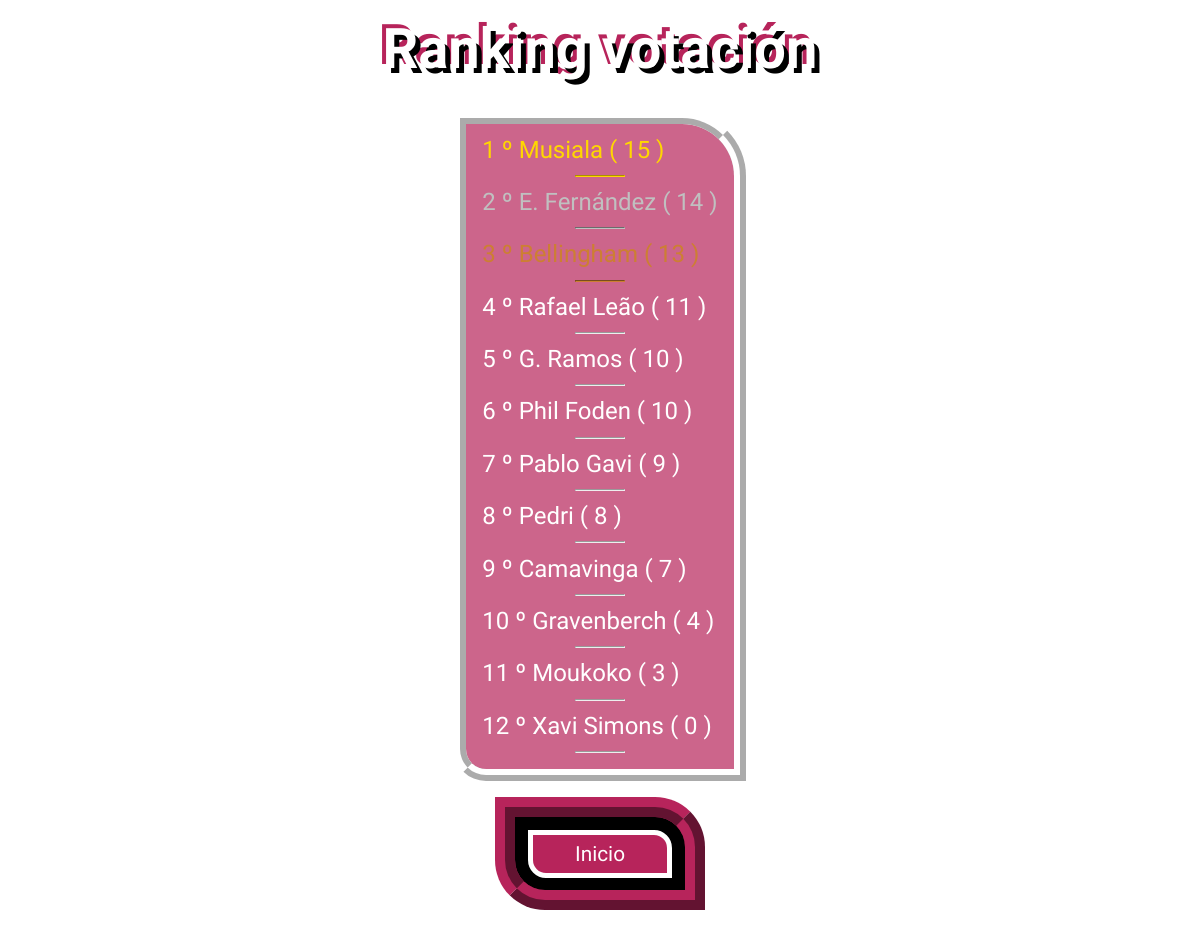
The page /Controladores/controladorRanking.php on the database its author committed.
### tables this page shows
CREATE TABLE `votos` (
  `jugador` varchar(70) NOT NULL,
  `numeroVotos` int(11) NOT NULL
);

### Controladores/controladorRanking.php (called while the page is built, shortened)
<?php
    include "./../Modelos/modelVotos.php";
    $jugadores = VotosJugadores::getVotos();
    include "./../Vistas/ranking.php";
?>

### Modelos/modelVotos.php (called while the page is built, shortened)
<?php
include "bd.php";
class VotosJugadores{
    public static function getVotos()
    {
        $bd = new Bd();
        $bd->crearConexion();
        $result = $bd->dataQuery('Select * from votos order by numeroVotos desc, jugador asc');
        $jugadores = array();
        while ($row = $result->fetch_array()) {
            $jugadores[] = $row;
        }
        return $jugadores;
    }
}
?>

### Modelos/bd.php (called while the page is built, shortened)
<?php
    class Bd{
        private $bd;
        function crearConexion(){
            $this->bd=new mysqli("localhost","root","","votacion");
            if ($this->bd->connect_errno)
                return -1;
            else
                return 0;
        }
        function dataQuery($sql) {
            $resultado = $this->bd->query($sql);
            return $resultado;
            }
    }
?>

### Vistas/ranking.php (the view, shortened to what this page needs)
<!DOCTYPE html>
<html lang="en">
<head>
    <link rel="stylesheet" href="./../Estilos/rankingCSS.css">
</head>
<body>
    <h1>Ranking votación</h1>
    <div class="rank">
    <?php
        $i = 1;
        foreach($jugadores as $jugador){
            echo "<p>$i º " . $jugador['jugador'] ." ( ".$jugador['numeroVotos']. " )</p><hr>";
            $i++;
        }
    ?>
    </div>
    <div>
        <form method="post" action="./../index.php">
            <button name="inicio">Inicio</button>
        </form>
    </div>
</body>
</html>

### Estilos/rankingCSS.css (style rules this page uses)
body { min-height: 100vh; width: 100vw; display: grid; background-image: url(https://img.freepik.com/vector-gratis/futbol-doha-qatar-2022-plantilla-fondo-geometrico-creativo-fondo-banner-web-futbol_1142-10478.jpg?w=2000); background-position: center; background-repeat: no-repeat; background-size: cover; margin: 0; }
form { margin: 1rem 0; border: 20px ridge #B7245B; height: fit-content; width: fit-content; padding: 0; display: flex; flex-direction: row; background-color: black; padding: .8rem; border-radius: 0 50px; transform: translateY(7rem); }
button { padding: .2rem; border-radius: 0 18px; width: 9rem; font-size: 1.3rem; height: 3rem; font-family: 'Rakkas', cursive; color: white; border: 5px solid white; background-color: rgb(183, 36, 91); }
div { margin: 0 auto; transform: translateY(-7rem); display: flex; flex-direction: row; }
h1 { margin: 1rem auto; font-family: 'Orbitron', sans-serif; font-size: 3.5rem; padding-bottom: .9rem; color: white; text-shadow: 5px 5px 0 black, -4px -4px 0 #B7245B; }
p { margin: .2rem 0; font-size: 1.5rem; color: white; font-family: 'Orbitron', sans-serif; }
p:nth-of-type(1) { color: gold; }
hr:nth-of-type(1) { border-color: gold; }
p:nth-of-type(2) { color: silver; }
hr:nth-of-type(2) { border-color: silver; }
p:nth-of-type(3) { color: #cd7f32; }
hr:nth-of-type(3) { border-color: #cd7f32; }
.rank { display: flex; flex-direction: column; border: 12px ridge white; border-radius: 0 4rem 0 2rem; transform: translateY(0); padding: .5rem 1rem; height: fit-content; background-color: rgba(183, 36, 91, .7); }
hr { width: 3rem; }

### rows shown on the page
votos: jugador "Musiala", numeroVotos "15"
votos: jugador "E. Fernández", numeroVotos "14"
votos: jugador "Rafael Leão", numeroVotos "11"
votos: jugador "G. Ramos", numeroVotos "10"
votos: jugador "Phil Foden", numeroVotos "10"
votos: jugador "Pablo Gavi", numeroVotos "9"
votos: jugador "Pedri", numeroVotos "8"
votos: jugador "Camavinga", numeroVotos "7"
votos: jugador "Gravenberch", numeroVotos "4"
votos: jugador "Moukoko", numeroVotos "3"
votos: jugador "Xavi Simons", numeroVotos "0"
